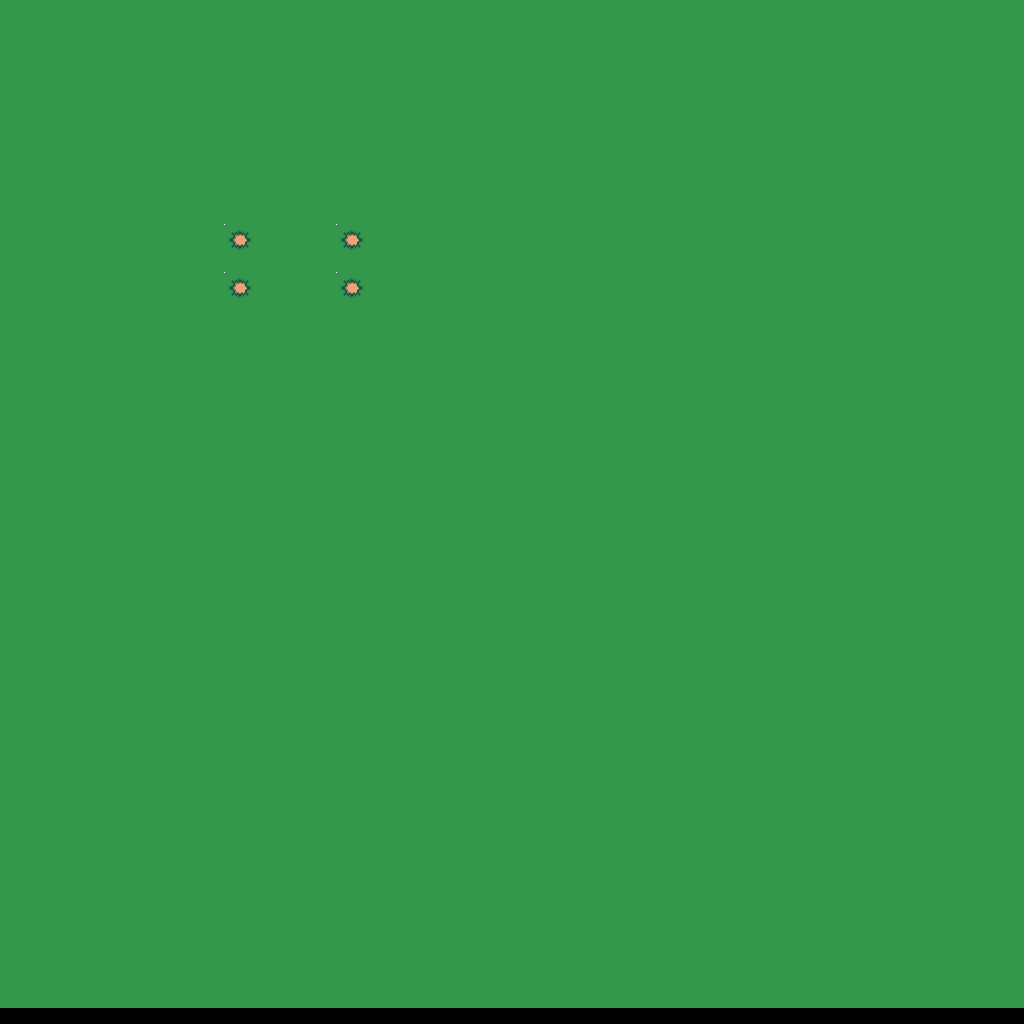

Tiled map render using the project's own tile images. Description and the map definition, with tile-layer contents summarised, below:
An orthogonal 64x64 tile map with 16x16 px tiles, 1 tile layer (Tile Layer 1), 2 tilesets.

<map version="1.10" tiledversion="1.11.2" orientation="orthogonal" renderorder="right-down" width="64" height="64" tilewidth="16" tileheight="16" infinite="0" nextlayerid="2" nextobjectid="1">
 <tileset firstgid="1" source="Grass_2_Middle.tsx" />
 <tileset firstgid="2" source="combined_tileset.tsx" />
 <layer id="1" name="Tile Layer 1" width="64" height="64">
  <data>[4096 cells, 4032 non-empty, 5 distinct tile ids]</data>
 </layer>
</map>
